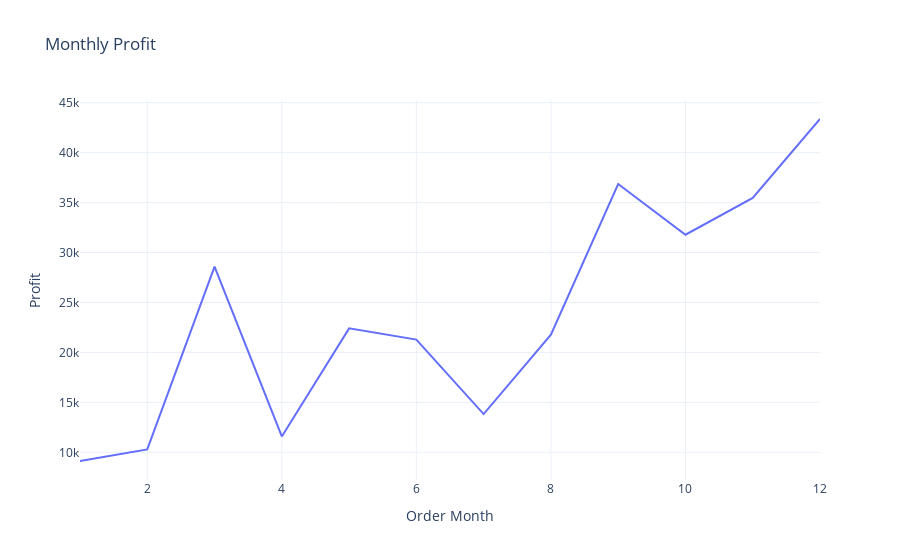

Notebook code cell kept with this figure:
### Markdown cell above
![green-divider](https://user-images.githubusercontent.com/7065401/52071924-c003ad80-2562-11e9-8297-1c6595f8a7ff.png)
## Let's take a look at the monthly Profits

### Code cell
profit_by_month = df.groupby('Order Month')['Profit'].sum().reset_index()
fig = px.line(profit_by_month, 
             x='Order Month', 
             y='Profit', 
             title='Monthly Profit')
fig.show()

### Figure 1 — Plotly figure (JSON) as saved in the notebook; plotly's stock layout.template omitted (floating-point values rounded to 4 significant figures)
{"data": [{"hovertemplate": "Order Month=%{x}<br>Profit=%{y}<extra></extra>", "legendgroup": "", "line": {"color": "#636efa", "dash": "solid"}, "marker": {"symbol": "circle"}, "mode": "lines", "name": "", "orientation": "v", "showlegend": false, "type": "scatter", "x": [1, 2, 3, 4, 5, 6, 7, 8, 9, 10, 11, 12], "xaxis": "x", "y": [9134.0, 10290.0, 28590.0, 11590.0, 22410.0, 21290.0, 13830.0, 21780.0, 36860.0, 31780.0, 35470.0, 43370.0], "yaxis": "y"}], "layout": {"autosize": true, "legend": {"tracegroupgap": 0}, "title": {"text": "Monthly Profit"}, "xaxis": {"anchor": "y", "autorange": true, "domain": [0, 1], "range": [1, 12], "title": {"text": "Order Month"}, "type": "linear"}, "yaxis": {"anchor": "x", "autorange": true, "domain": [0, 1], "range": [7233.0, 45270.0], "title": {"text": "Profit"}, "type": "linear"}}}
